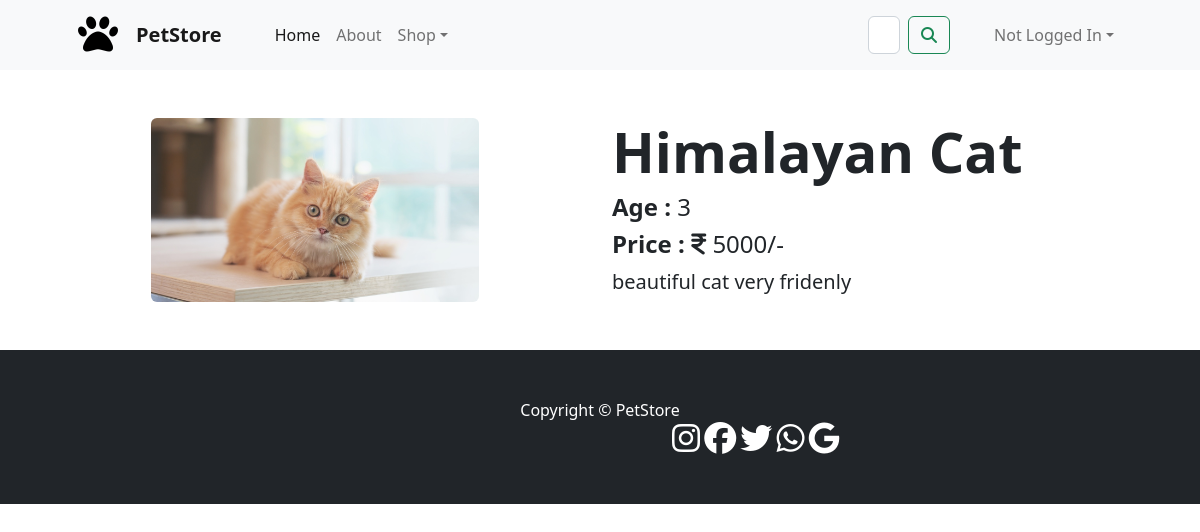
The app's page /detail/2 with its own data.
### petstoreapp/models.py (models this page shows, shortened)
class Pets(models.Model):
    pet_breed=models.CharField(max_length=50)
    pet_age=models.PositiveIntegerField()
    price=models.PositiveIntegerField()
    category=models.ForeignKey(Categories,on_delete=models.CASCADE)
    image=models.ImageField(upload_to='petstoreapp/images')
    description=models.CharField(max_length=100)
    quantity=models.PositiveIntegerField()

### petstoreapp/views.py (the view, shortened to what this page needs)
# urls.py: path('detail/<int:id>',views.PetDetailView.as_view(),name="detail"),
class PetDetailView(View):
    def get(self,request,*args,**kwargs):
        id=kwargs.get("id")
        pet=Pets.objects.get(id=id)
        return render(request,'detail.html',{'pet':pet})

### petstoreapp/templates/detail.html (shortened to what this page needs)
{% extends 'index.html' %}
        {% block content %}
        <div class="container">
            <div class="row mt-5">
                <div class="col-lg-6 col-md-12">
                    <img src="{{pet.image.url}}" class="rounded mx-auto d-block mb-5" style="width: 60%;" alt="...">
                </div>
                <div class="col-lg-6 col-md-12">
                    <h1 class="display-4 fw-bolder">{{pet.pet_breed}}</h1>
                    <p class="h4"><strong>Age  : </strong>{{pet.pet_age}}</p>
                    <p class="h4"><strong>Price :  </strong><i class="fa-solid fa-indian-rupee-sign"></i>  {{pet.price}}/-</p>
                    <p class="lead fw-normal text-dark-50 mb-0">{{pet.description}}</p>
                </div>
            </div>
        </div>
        {% endblock %}

### records on screen
Pets: image (picture), pet_breed "Himalayan Cat", pet_age "3", price "5000", description "beautiful cat very fridenly"
